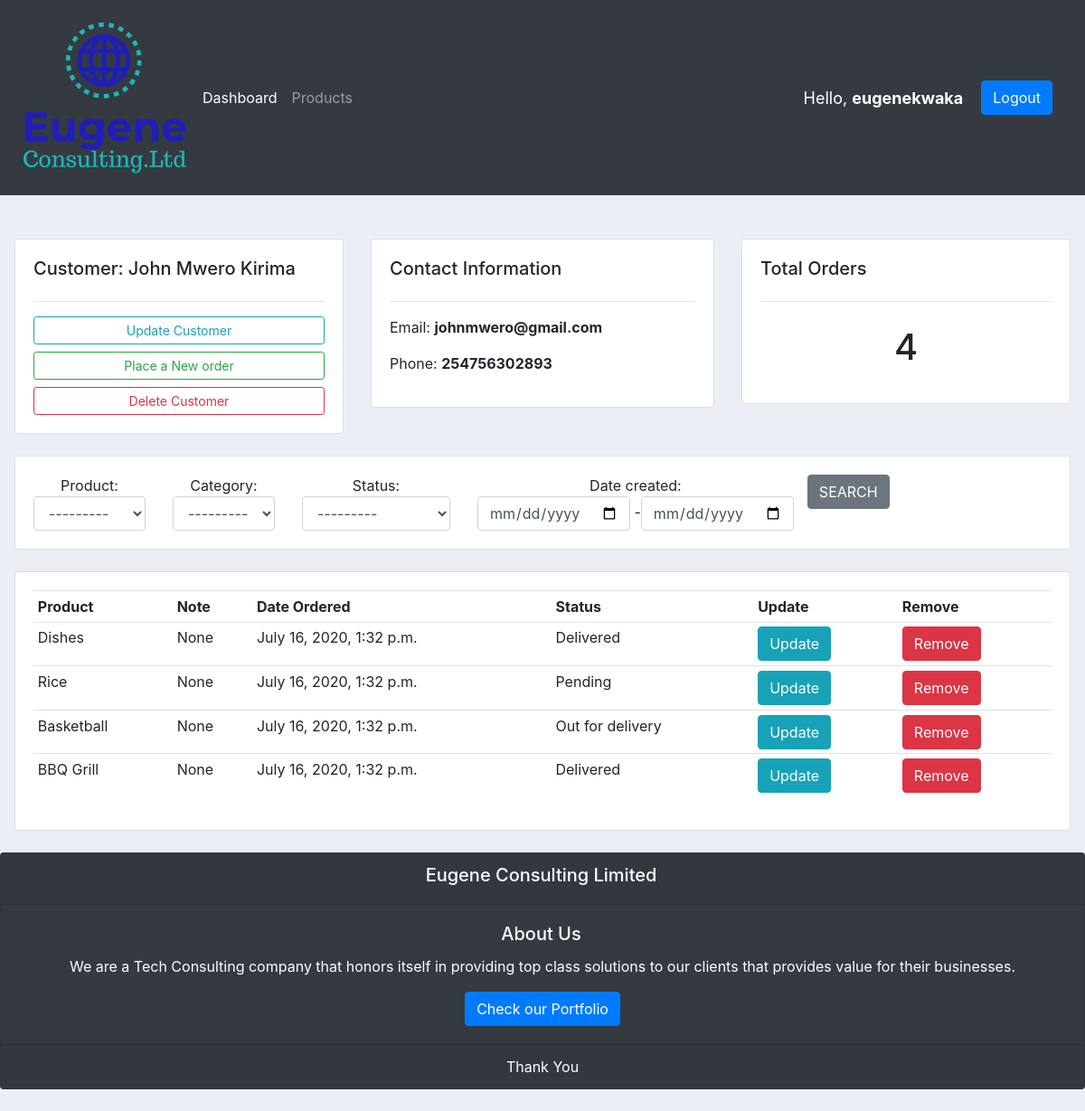
Screenshot of /customers/6/ (signed in) with the database file from the repository.
### accounts/models.py (models this page shows, shortened)
class Customer(models.Model):
    user = models.OneToOneField(
        User, null=True, on_delete=models.CASCADE)
    name = models.CharField(max_length=100, null=True)
    phone = models.IntegerField(null=True)
    email = models.EmailField(null=True)
    profile_pic = models.ImageField(
        default="default-profile-pic.jpg", null=True, blank=True)
    date_created = models.DateTimeField(auto_now_add=True, null=True)

class Order(models.Model):
    STATUS = (
        ('Pending', 'Pending'),
        ('Out for delivery', 'Out for delivery'),
        ('Delivered', 'Delivered'),
    )
    CATEGORY = (
        ('Indoor', 'Indoor'),
        ('Outdoor', 'Outdoor'),
    )
    customer = models.ForeignKey(
        Customer, null=True, on_delete=models.SET_NULL)
    product = models.ForeignKey(Product, null=True, on_delete=models.SET_NULL)
    category = models.CharField(max_length=100, null=True, choices=CATEGORY)
    date_created = models.DateTimeField(auto_now_add=True, null=True)
    status = models.CharField(max_length=100, null=True, choices=STATUS)
    note = models.CharField(max_length=100, null=True)

class Product(models.Model):
    CATEGORY = (
        ('Indoor', 'Indoor'),
        ('Outdoor', 'Outdoor'),
    )
    name = models.CharField(max_length=100, null=True)
    price = models.FloatField(null=True)
    category = models.CharField(max_length=100, null=True, choices=CATEGORY)
    description = models.CharField(max_length=200, null=True, blank=True)
    date_created = models.DateTimeField(auto_now_add=True, null=True)
    tag = models.ManyToManyField(Tag)
    def __str__(self):
        return self.name

### accounts/decorators.py (the view)
        def wrapper_func(request, *args, **kwargs):
            group = None
            if request.user.groups.exists():
                group = request.user.groups.all()[0].name
            if group in allowed_roles:
                return view_func(request, *args, **kwargs)
            else:
                return HttpResponse('You are not authorized to view this page')

### accounts/views.py (called while the page is built)
@login_required(login_url='login')
@allowed_users(allowed_roles=['admin'])
def customers(request, pk):
    customer = Customer.objects.get(id=pk)
    orders = customer.order_set.all().order_by('-date_created')
    total_orders = orders.count()
    myFilter = OrderFilter(request.GET, queryset=orders)
    orders = myFilter.qs
    context = {
        'customer': customer,
        'orders': orders,
        'total_orders': total_orders,
        'myFilter': myFilter,
    }
    return render(request, 'accounts/customers.html', context)

### accounts/templates/accounts/customers.html (shortened to what this page needs)
{% extends 'accounts/main.html' %}
{% load bootstrap4 %}
{% load widget_tweaks %}
{% load static %}
{% block content %}
<br>
<div class="row">
	<div class="col-md">
		<div class="card card-body ml-3">
			<h5>Customer: {{ customer.name}}</h5>
			<hr>
			<a class="btn btn-outline-info  btn-sm btn-block" href="{% url 'UpdateCustomer' customer.id %}">Update
				Customer</a>
			<a class="btn btn-outline-success  btn-sm btn-block" href="{% url 'CreateOrder' customer.id %}">Place a New
				order</a>
			<a class="btn btn-outline-danger  btn-sm btn-block" href="{% url 'DeleteCustomer' customer.id %}">Delete
				Customer</a>
		</div>
	</div>
	<div class="col-md">
		<div class="card card-body">
			<h5>Contact Information</h5>
			<hr>
			<p>Email: <strong>{{ customer.email }}</strong> </p>
			<p>Phone: <strong>{{ customer.phone }}</strong> </p>
		</div>
	</div>
	<div class="col-md">
		<div class="card card-body mr-3">
			<h5>Total Orders</h5>
			<hr>
			<h1 style="text-align: center;padding: 10px">{{ total_orders }}</h1>
		</div>
	</div>
</div>
<br>
<div class="row">
	<div class="col">
		<div class="card card-body ml-3 mr-3">
			<form method="GET" action="" class="form-inline">
				<div class="row">
					<div class="col-auto">
						{{ myFilter.form.product.label_tag }}
						{% render_field myFilter.form.product class="form-control" %}
					</div>
					<br>
					<div class="col-auto">
						{{ myFilter.form.category.label_tag }}
						{% render_field myFilter.form.category class="form-control" %}
					</div>
					<br>
					<div class="col-auto">
						{{ myFilter.form.status.label_tag }}
						{% render_field myFilter.form.status class="form-control" %}
					</div>
					<br>
					<div class="col-auto">
						{{ myFilter.form.date_created.label_tag }}
						{% render_field myFilter.form.date_created class="form-control" %}
					</div>
					<div>
						<button type="submit" class="btn btn-secondary">SEARCH</button>
					</div>
				</div>
			</form>
		</div>
	</div>
</div>
<br>
<div class="row">
	<div class="col-md">
		<div class="card card-body ml-3 mr-3">
			<table class="table table-sm">
				<tr>
					<th>Product</th>
					<th>Note</th>
					<th>Date Ordered</th>
					<th>Status</th>
					<th>Update</th>
					<th>Remove</th>
				</tr>
				{% for order in orders %}
				<tr>
					<td>{{ order.product }}</td>
					<td>{{ order.note }}</td>
					<td>{{ order.date_created }}</td>
					<td>{{ order.status }}</td>
					<td><a href="{% url 'UpdateOrder' order.id %}" class="btn btn-info">Update</a></td>
					<td><a href="{% url 'DeleteOrder' order.id %}" class="btn btn-danger">Remove</a> </td>
				</tr>
				{% endfor %}
			</table>
		</div>
	</div>
</div>
{% endblock %}

### accounts/templates/accounts/navbar.html (shortened to what this page needs)
{% load static %}
<nav class="navbar navbar-expand-lg navbar-dark bg-dark">
  <img src="{% static '/images/eugeneconsulting.png' %}">
  <div class="collapse navbar-collapse" id="navbarNav">
    <ul class="navbar-nav">
      {% if request.user.is_staff %}
      <li class="nav-item active">
        <a class="nav-link" href="{% url 'home' %}">Dashboard</a>
      </li>
      <li class="nav-item">
        <a class="nav-link" href="{% url 'products' %}">Products</a>
      </li>
      {% else %}
      <li class="nav-item">
        <span><a class="btn btn-info" href="{% url 'account_settings' %}">Settings</a></span>
      </li>
      {% endif %}
    </ul>
  </div>
  <span class="hello-msg">Hello, <strong>{{request.user.username}}</strong></span>
  <span class="hello-msg"><a class="btn btn-primary" href="{% url 'logout' %}">Logout</a></span>
</nav>
<br>

### static/css/main.css (style rules this page uses)
body { background-color: #ebeff5; }
h5 { margin-right: 3px; }

### accounts/templates/accounts/navbar.html (style rules this page uses)
.hello-msg { font-size: 18px; color: #fff; margin-right: 20px; }

### rows the page displays
Customer: name "John Mwero Kirima", email "johnmwero@gmail.com", phone "254756302893"
Order: product "Dishes", note "None", date_created "July 16, 2020, 1:32 p.m.", status "Delivered"
Order: product "Rice", note "None", date_created "July 16, 2020, 1:32 p.m.", status "Pending"
Order: product "Basketball", note "None", date_created "July 16, 2020, 1:32 p.m.", status "Out for delivery"
Order: product "BBQ Grill", note "None", date_created "July 16, 2020, 1:32 p.m.", status "Delivered"

### other values shown
{{ request.user.username }} "eugenekwaka"
{{ total_orders }} "4"
{{ myFilter.form.product.label_tag }} "Product:"
{{ myFilter.form.category.label_tag }} "Category:"
{{ myFilter.form.status.label_tag }} "Status:"
{{ myFilter.form.date_created.label_tag }} "Date created:"
